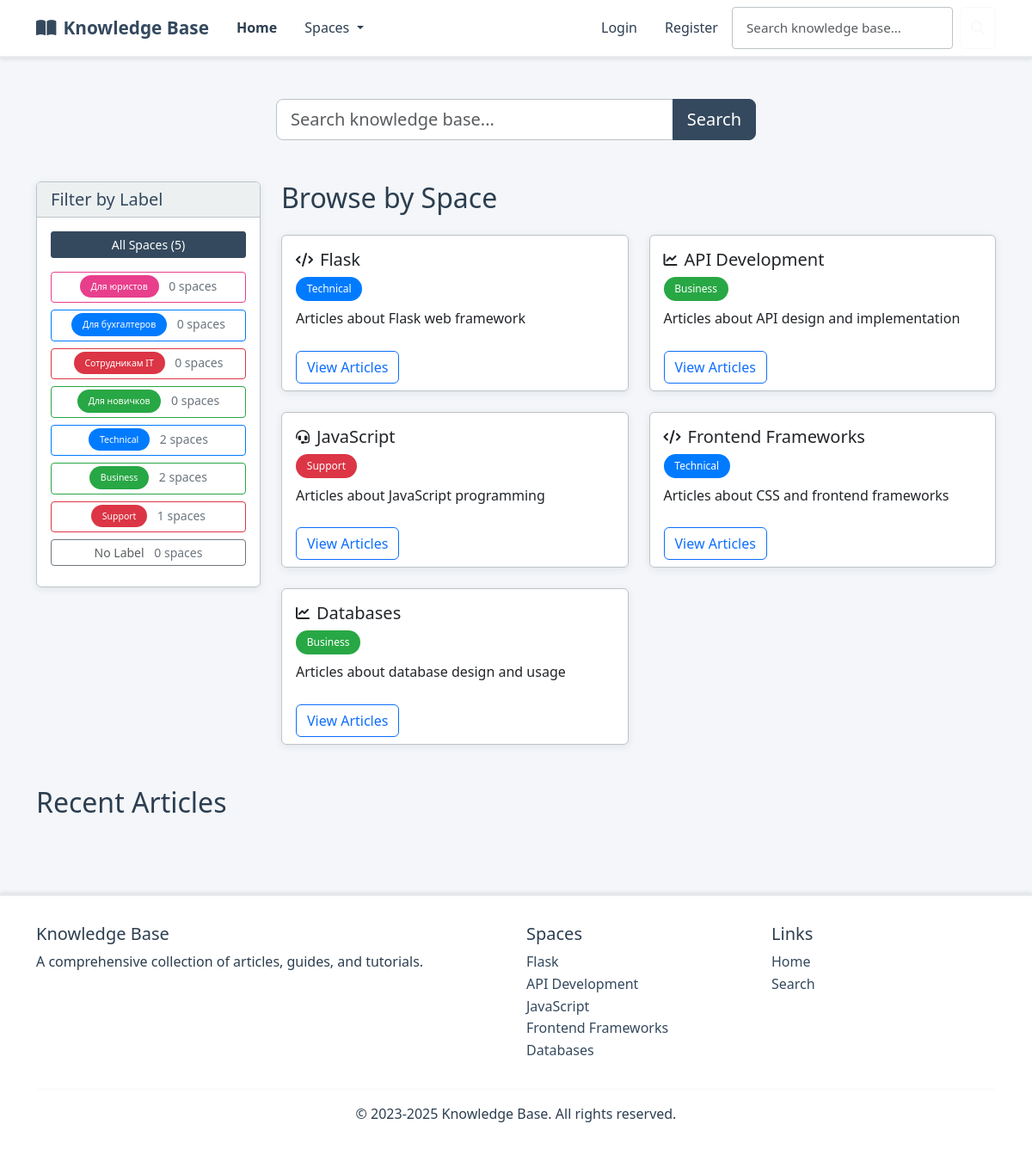
The page / on the database its author committed.
### kb/models.py (models this page shows, shortened)
class Label(models.Model):
    COLOR_CHOICES = [
        ('#007bff', 'Blue'),
        ('#28a745', 'Green'),
        ('#dc3545', 'Red'),
        ('#ffc107', 'Yellow'),
        ('#6f42c1', 'Purple'),
        ('#fd7e14', 'Orange'),
        ('#20c997', 'Teal'),
        ('#e83e8c', 'Pink'),
        ('#6c757d', 'Gray'),
        ('#17a2b8', 'Cyan'),
    ]
    name = models.CharField(max_length=50)
    color = models.CharField(max_length=7, choices=COLOR_CHOICES, default='#007bff')
    class Meta:
        verbose_name_plural = "Labels"

class Space(models.Model):
    ICON_CHOICES = [
        ('fas fa-folder', 'Folder'),
        ('fas fa-book', 'Book'),
        ('fas fa-lightbulb', 'Lightbulb'),
        ('fas fa-cog', 'Settings'),
        ('fas fa-rocket', 'Rocket'),
        ('fas fa-star', 'Star'),
        ('fas fa-heart', 'Heart'),
        ('fas fa-trophy', 'Trophy'),
        ('fas fa-graduation-cap', 'Education'),
        ('fas fa-code', 'Code'),
        ('fas fa-database', 'Database'),
        ('fas fa-shield-alt', 'Security'),
        ('fas fa-users', 'Team'),
        ('fas fa-chart-line', 'Analytics'),
        ('fas fa-puzzle-piece', 'Puzzle'),
        ('fas fa-tools', 'Tools'),
        ('fas fa-globe', 'Global'),
        ('fas fa-mobile-alt', 'Mobile'),
        ('fas fa-cloud', 'Cloud'),
        ('fas fa-fire', 'Fire'),
    ]
    name = models.CharField(max_length=100)
    description = models.TextField()
    label = models.ForeignKey(Label, on_delete=models.SET_NULL, null=True, blank=True, related_name='spaces')
    icon = models.CharField(max_length=50, choices=ICON_CHOICES, default='fas fa-folder')
    class Meta:
        verbose_name_plural = "Spaces"

### kb/views.py (the view, shortened to what this page needs)
# urls.py: path('', views.index, name='index'),
def index(request):
    spaces = Space.objects.select_related('label').all()
    labels = Label.objects.all()
    if request.user.is_authenticated:
        latest_articles = Article.objects.filter(
            models.Q(status='live') |
            models.Q(status='draft', author=request.user)
        ).order_by('-created_at')[:5]
    else:
        latest_articles = Article.objects.filter(status='live').order_by('-created_at')[:5]
    context = {
        'spaces': spaces,
        'labels': labels,
        'recent_articles': latest_articles,
        'title': 'Knowledge Base Home'
    }
    return render(request, 'index.html', context)

### kb/context_processors.py (called while the page is built)
def categories_processor(request):
    return {
        'spaces': Space.objects.all()
    }

### templates/index.html (shortened to what this page needs)
{% extends 'layout.html' %}
{% block content %}
<div class="row mb-5">
    <div class="col-12">
        <div class="mt-4">
            <form action="{% url 'search' %}" method="get" class="d-flex justify-content-center">
                <div class="col-md-6">
                    <div class="input-group input-group-lg">
                        <input class="form-control" type="search" placeholder="Search knowledge base..." aria-label="Search" name="q">
                        <button class="btn btn-primary" type="submit">Search</button>
                    </div>
                </div>
            </form>
        </div>
    </div>
</div>
<div class="row">
    <div class="col-md-3">
        <div class="card mb-4">
            <div class="card-header">
                <h5 class="mb-0">Filter by Label</h5>
            </div>
            <div class="card-body">
                <div class="mb-3">
                    <button type="button" class="btn btn-outline-secondary btn-sm w-100 label-filter" data-label="all">
                    </button>
                </div>
                {% for label in labels %}
                <div class="mb-2">
                    <button type="button" class="btn btn-outline-secondary btn-sm w-100 label-filter"
                            data-label="{{ label.id }}"
                            style="border-color: {{ label.color }};">
                        <span class="badge me-2" style="background-color: {{ label.color }}; color: white;">{{ label.name }}</span>
                        <span class="label-count" data-label-id="{{ label.id }}">0</span> spaces
                    </button>
                </div>
                {% endfor %}
                <div class="mb-2">
                    <button type="button" class="btn btn-outline-secondary btn-sm w-100 label-filter" data-label="none">
                        <span class="text-muted me-2">No Label</span>
                        <span class="label-count" data-label-id="none">0</span> spaces
                    </button>
                </div>
            </div>
        </div>
    </div>
    <div class="col-md-9">
        <section class="mb-5">
            <h2 class="mb-4">Browse by Space</h2>
            <div class="row row-cols-1 row-cols-md-2 g-4" id="spaces-container">
                {% for space in spaces %}
                <div class="col space-item" data-label-id="{% if space.label %}{{ space.label.id }}{% else %}none{% endif %}">
                    <div class="card space-card h-100">
                        <div class="card-body">
                            <div class="d-flex align-items-center mb-2">
                                {% if space.icon %}
                                <i class="{{ space.icon }} me-2"></i>
                                {% endif %}
                                <h5 class="card-title mb-0">{{ space.name }}</h5>
                            </div>
                            {% if space.label %}
                            <span class="badge mb-2" style="background-color: {{ space.label.color }}; color: white;">{{ space.label.name }}</span>
                            {% endif %}
                            <p class="card-text">{{ space.description }}</p>
                        </div>
                        <div class="card-footer bg-transparent border-0">
                            <a href="{% url 'space_detail' space_id=space.id %}" class="btn btn-outline-primary">View Articles</a>
                        </div>
                    </div>
                </div>
                {% endfor %}
            </div>
        </section>
    </div>
</div>
<section>
    <h2 class="mb-4">Recent Articles</h2>
</section>
{% endblock %}

### templates/layout.html (shortened to what this page needs)
{% load static %}
<!DOCTYPE html>
<html lang="en">
<head>
    <link href="https://cdn.jsdelivr.net/npm/bootstrap@5.3.0/dist/css/bootstrap.min.css" rel="stylesheet">
    <link rel="stylesheet" href="https://cdnjs.cloudflare.com/ajax/libs/font-awesome/6.4.0/css/all.min.css">
    <link rel="stylesheet" href="https://cdnjs.cloudflare.com/ajax/libs/highlight.js/11.7.0/styles/github-dark.min.css">
    <link rel="stylesheet" href="{% static 'css/custom.css' %}">
</head>
<body>
    <nav class="navbar navbar-expand-lg" style="background-color: #ffffff; border-bottom: 2px solid #e9ecef; box-shadow: 0 2px 4px rgba(0,0,0,0.1);">
        <div class="container">
            <a class="navbar-brand" href="{% url 'index' %}">
                <i class="fas fa-book-open me-2"></i>Knowledge Base
            </a>
            <div class="collapse navbar-collapse" id="navbarMain">
                <ul class="navbar-nav me-auto">
                    <li class="nav-item">
                        <a class="nav-link {% if request.path == '/' %}active{% endif %}" href="{% url 'index' %}">Home</a>
                    </li>
                    <li class="nav-item dropdown">
                        <a class="nav-link dropdown-toggle" href="#" id="spacesDropdown" role="button" data-bs-toggle="dropdown" aria-expanded="false">
                            Spaces
                        </a>
                    </li>
                </ul>
                <ul class="navbar-nav ms-auto">
                    {% if user.is_authenticated %}
                    <li class="nav-item dropdown">
                        <a class="nav-link dropdown-toggle" href="#" id="userDropdown" role="button" data-bs-toggle="dropdown" aria-expanded="false">
                            <i class="fas fa-user me-1"></i>{{ user.username }}
                        </a>
                        <ul class="dropdown-menu dropdown-menu-end" aria-labelledby="userDropdown">
                            <li><a class="dropdown-item" href="{% url 'logout' %}">Logout</a></li>
                        </ul>
                    </li>
                    {% else %}
                    <li class="nav-item">
                        <a class="nav-link {% if request.path == '/login/' %}active{% endif %}" href="{% url 'login' %}">Login</a>
                    </li>
                    <li class="nav-item">
                        <a class="nav-link {% if request.path == '/register/' %}active{% endif %}" href="{% url 'register' %}">Register</a>
                    </li>
                    {% endif %}
                </ul>
                <div class="d-flex position-relative">
                    <form id="searchForm" class="d-flex" action="{% url 'search' %}" method="get">
                        <input id="searchInput" class="form-control me-2" type="search" placeholder="Search knowledge base..." aria-label="Search" name="q">
                        <button class="btn btn-outline-light" type="submit">
                            <i class="fas fa-search"></i>
                        </button>
                    </form>
                </div>
            </div>
        </div>
    </nav>
    <main class="container py-4">
        {% block content %}{% endblock %}
    </main>
    <footer class="footer">
        <div class="container">
            <div class="row">
                <div class="col-md-6">
                    <h5>Knowledge Base</h5>
                    <p>A comprehensive collection of articles, guides, and tutorials.</p>
                </div>
                <div class="col-md-3">
                    <h5>Spaces</h5>
                    <ul class="list-unstyled">
                        {% for space in spaces %}
                        <li><a href="{% url 'space_detail' space_id=space.id %}" class="text-decoration-none" style="color: var(--primary-corporate);">{{ space.name }}</a></li>
                        {% endfor %}
                    </ul>
                </div>
                <div class="col-md-3">
                    <h5>Links</h5>
                    <ul class="list-unstyled">
                        <li><a href="{% url 'index' %}" class="text-decoration-none" style="color: var(--primary-corporate);">Home</a></li>
                        <li><a href="{% url 'search' %}" class="text-decoration-none" style="color: var(--primary-corporate);">Search</a></li>
                    </ul>
                </div>
            </div>
            <hr style="border-color: #e9ecef;">
            <div class="text-center">
                <p>&copy; 2023-2025 Knowledge Base. All rights reserved.</p>
            </div>
        </div>
    </footer>
</body>
</html>

### static/css/custom.css (style rules this page uses)
:root { --primary-corporate: #34495e; --secondary-corporate: #2c3e50; --accent-corporate: #3498db; --success-corporate: #27ae60; --warning-corporate: #f39c12; --danger-corporate: #e74c3c; --light-corporate: #ecf0f1; --dark-corporate: #2c3e50; --background-corporate: #f4f6f9; --text-corporate: #2c3e50; --border-corporate: #bdc3c7; --shadow-corporate: rgba(52, 73, 94, 0.1); }
body { background-color: var(--background-corporate); color: var(--text-corporate); font-family: 'Segoe UI', Tahoma, Geneva, Verdana, sans-serif; line-height: 1.6; }
.navbar-brand { color: var(--primary-corporate) !important; font-weight: 600; font-size: 1.3rem; }
.navbar-nav .nav-link { color: var(--text-corporate) !important; font-weight: 500; padding: 0.5rem 1rem !important; transition: all 0.3s ease; border-radius: 4px; }
.btn-primary { background-color: var(--primary-corporate); border-color: var(--primary-corporate); font-weight: 500; border-radius: 3px; }
.card { background-color: #ffffff; border: 1px solid var(--border-corporate); border-radius: 6px; box-shadow: 0 2px 8px var(--shadow-corporate); transition: all 0.3s ease; }
.card-header { background-color: var(--light-corporate); border-bottom: 1px solid var(--border-corporate); font-weight: 600; color: var(--primary-corporate); }
.form-control { border: 1px solid var(--border-corporate); border-radius: 4px; padding: 0.75rem 1rem; font-size: 0.95rem; }
.badge { background-color: var(--primary-corporate); color: #ffffff; font-weight: 500; padding: 0.5rem 0.8rem; border-radius: 15px; }
.space-card { transition: transform 0.2s ease, box-shadow 0.2s ease; height: 100%; }
.footer { margin-top: 4rem; padding: 2rem 0; border-top: 1px solid var(--bs-border-color); }
.nav-link.active { font-weight: 600; }
.footer { margin-top: 4rem; padding: 2rem 0; background-color: #ffffff; color: var(--text-corporate); border-top: 2px solid #e9ecef; box-shadow: 0 -2px 4px rgba(0,0,0,0.1); }

### rows shown on the page
Label: name "Для юристов"
Label: name "Для бухгалтеров"
Label: name "Сотрудникам IT"
Label: name "Для новичков"
Label: name "Technical"
Label: name "Business"
Label: name "Support"
Space: name "Flask", label.name "Technical", description "Articles about Flask web framework"
Space: name "API Development", label.name "Business", description "Articles about API design and implementation"
Space: name "JavaScript", label.name "Support", description "Articles about JavaScript programming"
Space: name "Frontend Frameworks", label.name "Technical", description "Articles about CSS and frontend frameworks"
Space: name "Databases", label.name "Business", description "Articles about database design and usage"
